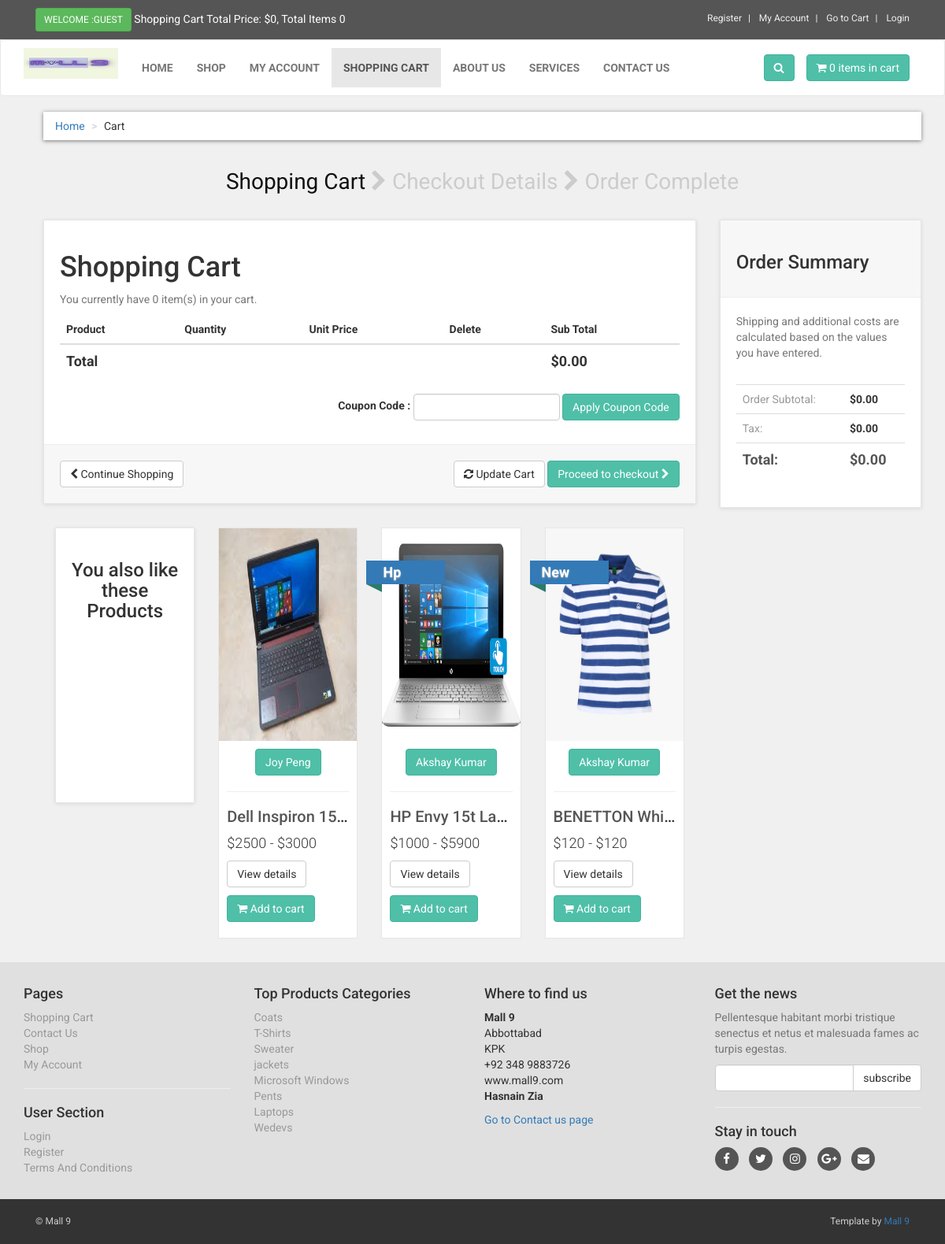
The app's page /cart.php with its own data.
### tables this page shows
CREATE TABLE `products` (
  `product_id` int(10) NOT NULL,
  `vendor_id` text NOT NULL,
  `p_cat_id` int(10) NOT NULL,
  `cat_id` int(10) NOT NULL,
  `manufacturer_id` int(10) NOT NULL,
  `date` timestamp NOT NULL DEFAULT current_timestamp() ON UPDATE current_timestamp(),
  `product_title` text NOT NULL,
  `product_seo_desc` text NOT NULL,
  `product_url` text NOT NULL,
  `product_img1` text NOT NULL,
  `product_img2` text NOT NULL,
  `product_img3` text NOT NULL,
  `product_price` int(10) NOT NULL,
  `product_psp_price` int(100) NOT NULL,
  `product_desc` text NOT NULL,
  `product_features` text NOT NULL,
  `product_video` text NOT NULL,
  `product_keywords` text NOT NULL,
  `product_label` text NOT NULL,
  `product_type` text NOT NULL,
  `product_weight` decimal(10,1) NOT NULL,
  `product_views` int(10) NOT NULL,
  `product_vendor_status` text NOT NULL,
  `status` varchar(255) NOT NULL
);

CREATE TABLE `manufacturers` (
  `manufacturer_id` int(10) NOT NULL,
  `manufacturer_title` text NOT NULL,
  `manufacturer_top` text NOT NULL,
  `manufacturer_image` text NOT NULL
);

CREATE TABLE `product_categories` (
  `p_cat_id` int(10) NOT NULL,
  `p_cat_title` text NOT NULL,
  `p_cat_top` text NOT NULL,
  `p_cat_image` text NOT NULL
);

### cart.php (the view, shortened to what this page needs)
<?php
include("includes/db.php");
include("functions/functions.php");
?>
<!DOCTYPE html>
<html>
<head>
<link href="styles/bootstrap.min.css" rel="stylesheet">
<link href="styles/style.css" rel="stylesheet">
<link href="font-awesome/css/font-awesome.min.css" rel="stylesheet">
</head>
<body>
<div id="top">
<div class="container">
<div class="col-md-6 offer">
<a href="#" class="btn btn-success btn-sm" >
<?php
if(!isset($_SESSION['customer_email'])){
echo "Welcome :Guest";
}else{
echo "Welcome : " . $_SESSION['customer_email'] . "";
}
?>
</a>
<a href="#">
Shopping Cart Total Price: <span class="subtotal-cart-price"><?php total_price(); ?></span>, Total Items <?php items(); ?>
</a>
</div>
<div class="col-md-6">
<ul class="menu">
<?php if(!isset($_SESSION['customer_email'])){ ?>
<li>
<a href="customer_register.php"> Register </a>
</li>
<?php
}else{
$customer_email = $_SESSION['customer_email'];
$select_customer = "select * from customers where customer_email='$customer_email'";
$run_customer = mysqli_query($con,$select_customer);
$row_customer = mysqli_fetch_array($run_customer);
$customer_role = $row_customer['customer_role'];
if($customer_role == "customer"){
?>
<li>
<a href="shop.php"> Shop </a>
</li>
<?php }elseif($customer_role == "vendor"){ ?>
<li>
<a href="vendor_dashboard/index.php"> Vendor Dashboard </a>
</li>
<?php } } ?>
<li>
<?php
if(!isset($_SESSION['customer_email'])){
echo "<a href='checkout.php' >My Account</a>";
}
else{
echo "<a href='customer/my_account.php?my_orders'>My Account</a>";
}
?>
</li>
<li>
<a href="cart.php">
Go to Cart
</a>
</li>
<li>
<?php
if(!isset($_SESSION['customer_email'])){
echo "<a href='checkout.php'> Login </a>";
}else {
echo "<a href='logouphp'> Logout </a>";
}
?>
</li>
</ul>
</div>
</div>
</div>
<div class="navbar navbar-default" id="navbar">
<div class="container" >
<div class="navbar-header">
<a class="navbar-brand home" href="index.php" >
<img src="images/logo.png" alt="softmatic logo" class="hidden-xs" >
</a>
</div>
<div class="navbar-collapse collapse" id="navigation" >
<div class="padding-nav" >
<ul class="nav navbar-nav navbar-left">
<li>
<a href="index.php"> Home </a>
</li>
<li>
<a href="shop.php"> Shop </a>
</li>
<li>
<?php
if(!isset($_SESSION['customer_email'])){
echo "<a href='checkout.php' >My Account</a>";
}
else{
echo "<a href='customer/my_account.php?my_orders'>My Account</a>";
}
?>
</li>
<li class="active" >
<a href="cart.php"> Shopping Cart </a>
</li>
<li>
<a href="abouphp"> About Us </a>
</li>
<li>
<a href="services.php"> Services </a>
</li>
<li>
<a href="contact.php"> Contact Us </a>
</li>
</ul>
</div>
<a class="btn btn-primary navbar-btn right" href="cart.php">
<i class="fa fa-shopping-cart"></i>
<span> <?php items(); ?> items in cart </span>
</a>
<div class="navbar-collapse collapse right">
<button class="btn navbar-btn btn-primary" type="button" data-toggle="collapse" data-target="#search">
<i class="fa fa-search"></i>
</button>
</div>
</div>
</div>
</div>
<div id="content" >
<div class="container-fluid">
<div class="col-md-12">
<ul class="breadcrumb" >
<li>
<a href="index.php">Home</a>
</li>
<li>Cart</li>
</ul>
<nav class="checkout-breadcrumbs text-center">
<a href="cart.php" class="active">Shopping Cart</a>
<i class="fa fa-chevron-right"></i>
<a href="checkout.php">Checkout Details</a>
<i class="fa fa-chevron-right"></i>
<a href="#"> Order Complete </a>
</nav>
</div>
<div class="col-md-9" id="cart">
<div class="box">
<form action="cart.php" method="post" enctype="multipart-form-data" >
<h1> Shopping Cart </h1>
<p class="text-muted" > You currently have <?php items(); ?> item(s) in your cart. </p>
<div class="table-responsive" >
<table class="table" >
<thead>
<tr>
<th colspan="2">Product</th>
<th>Quantity</th>
<th>Unit Price</th>
<th colspan="1"> Delete </th>
<th colspan="2"> Sub Total </th>
</tr>
</thead>
<?php
$total = 0;
$physical_products = array();
?>
<tfoot>
<tr>
<th colspan="5"> Total </th>
<th colspan="2"> <span class="subtotal-cart-price">$<?php echo $total; ?></span>.00 </th>
</tr>
</tfoot>
</table>
<div class="form-inline pull-right">
<div class="form-group">
<label>Coupon Code : </label>
<input type="text" name="code" class="form-control">
</div>
<input class="btn btn-primary" type="submit" name="apply_coupon" value="Apply Coupon Code" >
</div>
</div>
<div class="box-footer">
<div class="pull-left">
<a href="index.php" class="btn btn-default">
<i class="fa fa-chevron-left"></i> Continue Shopping
</a>
</div>
<div class="pull-right">
<button class="btn btn-default" type="submit" name="update" value="Update Cart">
<i class="fa fa-refresh"></i> Update Cart
</button>
<a href="checkout.php" class="btn btn-primary">
Proceed to checkout <i class="fa fa-chevron-right"></i>
</a>
</div>
</div>
</form>
</div>
<div id="row same-height-row">
<div class="col-md-3 col-sm-6">
<div class="box same-height headline">
<h3 class="text-center"> You also like these Products </h3>
</div>
</div>
<?php
$get_products = "select * from products order by rand() LIMIT 0,3";
$run_products = mysqli_query($con,$get_products);
while($row_products=mysqli_fetch_array($run_products)){
$pro_id = $row_products['product_id'];
$pro_title = $row_products['product_title'];
$pro_price = $row_products['product_price'];
$pro_img1 = $row_products['product_img1'];
$pro_label = $row_products['product_label'];
$manufacturer_id = $row_products['manufacturer_id'];
$get_manufacturer = "select * from manufacturers where manufacturer_id='$manufacturer_id'";
$run_manufacturer = mysqli_query($db,$get_manufacturer);
$row_manufacturer = mysqli_fetch_array($run_manufacturer);
$manufacturer_name = $row_manufacturer['manufacturer_title'];
$pro_psp_price = $row_products['product_psp_price'];
$pro_url = $row_products['product_url'];
$product_type = $row_products['product_type'];
if($product_type != "variable_product"){
if($pro_label == "Sale" or $pro_label == "Gift"){
$product_price = "<del> $$pro_price </del>";
$product_psp_price = "| $$pro_psp_price";
}
else{
$product_psp_price = "";
$product_price = "$$pro_price";
}
}else{
$select_min_product_price = "select min(product_price) as product_price from product_variations where product_id='$pro_id' and product_price!='0'";
$run_min_product_price = mysqli_query($db,$select_min_product_price);
$row_min_product_price = mysqli_fetch_array($run_min_product_price);
$minimum_product_price = $row_min_product_price["product_price"];
$select_max_product_price = "select max(product_price) as product_price from product_variations where product_id='$pro_id'";
$run_max_product_price = mysqli_query($db,$select_max_product_price);
$row_max_product_price = mysqli_fetch_array($run_max_product_price);
$maximum_product_price = $row_max_product_price["product_price"];
$product_price = "$$minimum_product_price - $$maximum_product_price";
$product_psp_price = "";
}
if($pro_label == ""){
$product_label = "";
}
else{
$product_label = "
<a class='label sale' href='#' style='color:black;'>
<div class='thelabel'>$pro_label</div>
<div class='label-background'> </div>
</a>
";
}
echo "
<div class='col-md-3 col-sm-6 center-responsive' >
<div class='product' >
<a href='$pro_url' >
<img src='admin_area/product_images/$pro_img1' class='product-img'>
</a>
<div class='text' >
<center>
<p class='btn btn-primary'> $manufacturer_name </p>
</center>
<hr>
<h3 class='product-title'><a href='$pro_url' >$pro_title</a></h3>
<p class='price' > $product_price $product_psp_price </p>
<p class='buttons' >
<a href='$pro_url' class='btn btn-default' >View details</a>
<a href='$pro_url' class='btn btn-primary'>
<i class='fa fa-shopping-cart'></i> Add to cart
</a>
</p>
</div>
$product_label
</div>
</div>
";
}
?>
</div>
</div>
<div class="col-md-3">
<div class="box" id="order-summary">
<div class="box-header">
<h3>Order Summary</h3>
</div>
<p class="text-muted">
Shipping and additional costs are calculated based on the values you have entered.
</p>
<div class="table-responsive">
<table class="table">
<tbody id="cart-summary-tbody">
<tr>
<td> Order Subtotal: </td>
<th> $<?php echo $total; ?>.00 </th>
</tr>
<tr>
<td>Tax:</td>
<th>$0.00</th>
</tr>
<tr class="total">
<td>Total:</td>
<?php if(count($physical_products) > 0 ){ ?>
<th class="total-cart-price">$<?php echo $total_cart_price; ?>.00</th>
<?php }else{ ?>
<th class="total-cart-price">$<?php echo $total; ?>.00</th>
<?php } ?>
</tr>
</tbody>
</table>
</div>
</div>
</div>
</div>
</div>
<?php include("includes/footer.php"); ?>
</body>
</html>

### includes/footer.php (shortened to what this page needs)
<?php
if(isset($include_page) and $include_page == "vendor_store"){
$store_back_url = "../";
}else{
$store_back_url = "";
}
?>
<div id="footer">
<div class="container">
<div class="row" >
<div class="col-md-3 col-sm-6" >
<h4>Pages</h4>
<ul>
<li><a href="<?php echo $store_back_url; ?>cart.php">Shopping Cart</a></li>
<li><a href="<?php echo $store_back_url; ?>contact.php">Contact Us</a></li>
<li><a href="<?php echo $store_back_url; ?>shop.php">Shop</a></li>
<li>
<?php
if(!isset($_SESSION['customer_email'])){
echo "<a href='$store_back_url" . "checkout.php' >My Account</a>";
}
else{
echo "<a href='$store_back_url" . "customer/my_account.php?my_orders'>My Account</a>";
}
?>
</li>
</ul>
<hr>
<h4>User Section</h4>
<ul>
<li>
<?php
if(!isset($_SESSION['customer_email'])){
echo "<a href='$store_back_url" . "checkout.php' >Login</a>";
}
else{
echo "<a href='$store_back_url" . "customer/my_account.php?my_orders'>My Account</a>";
}
?>
</li>
<li><a href="<?php echo $store_back_url; ?>customer_register.php">Register</a></li>
<li><a href="<?php echo $store_back_url; ?>terms.php">Terms And Conditions </a></li>
</ul>
</div>
<div class="col-md-3 col-sm-6">
<h4> Top Products Categories </h4>
<ul>
<?php
$get_p_cats = "select * from product_categories";
$run_p_cats = mysqli_query($con,$get_p_cats);
while($row_p_cats = mysqli_fetch_array($run_p_cats)){
$p_cat_id = $row_p_cats['p_cat_id'];
$p_cat_title = $row_p_cats['p_cat_title'];
echo "<li> <a href='$store_back_url" . "shop.php?p_cat=$p_cat_id'> $p_cat_title </a> </li>";
}
?>
</ul>
</div>
<div class="col-md-3 col-sm-6">
<h4>Where to find us</h4>
<p>
<strong>Mall 9</strong>
<br>Abbottabad
<br>KPK
<br>+92 348 9883726
<br>www.mall9.com
<br>
<strong>Hasnain Zia</strong>
</p>
<a href="<?php echo $store_back_url; ?>contact.php">Go to Contact us page</a>
</div>
<div class="col-md-3 col-sm-6">
<h4>Get the news</h4>
<p class="text-muted">
Pellentesque habitant morbi tristique senectus et netus et malesuada fames ac turpis egestas.
</p>
<form action="https://feedburner.google.com/fb/a/mailverify" method="post" target="popupwindow"
onsubmit="window.open('https://feedburner.google.com/fb/a/mailverify?uri=softmatic', 'popupwindow', 'scrollbars=yes,width=550,height=520');return true">
<div class="input-group">
<input type="text" class="form-control" name="email">
<span class="input-group-btn">
<input type="submit" value="subscribe" class="btn btn-default">
</span>
</div>
</form>
<hr>
<h4> Stay in touch </h4>
<p class="social">
<a href="#"><i class="fa fa-facebook"></i></a>
<a href="#"><i class="fa fa-twitter"></i></a>
<a href="#"><i class="fa fa-instagram"></i></a>
<a href="#"><i class="fa fa-google-plus"></i></a>
<a href="#"><i class="fa fa-envelope"></i></a>
</p>
</div>
</div>
</div>
</div>
<div id="copyright">
<div class="container" >
<div class="col-md-6" >
<p class="pull-left"> &copy; Mall 9 </p>
</div>
<div class="col-md-6">
<p class="pull-right"> Template by <a href="http://www.mall9.com" >Mall 9</a> </p>
</div>
</div>
</div>

### records on screen
products: product_img1 (picture), manufacturer.manufacturer_title "Joy Peng", product_title "Dell Inspiron 15…", product_price "$2500 - $3000"
products: product_img1 (picture), manufacturer.manufacturer_title "Akshay Kumar", product_title "HP Envy 15t La…", product_price "$1000 - $5900", product_label "Hp"
products: product_img1 (picture), manufacturer.manufacturer_title "Akshay Kumar", product_title "BENETTON Whi…", product_price "$120 - $120", product_label "New"
product_categories: p_cat_title "Coats"
product_categories: p_cat_title "T-Shirts"
product_categories: p_cat_title "Sweater"
product_categories: p_cat_title "jackets"
product_categories: p_cat_title "Microsoft Windows"
product_categories: p_cat_title "Pents"
product_categories: p_cat_title "Laptops"
product_categories: p_cat_title "Wedevs"

### other values on screen
$total "0"
$count_items "0 0 0"
